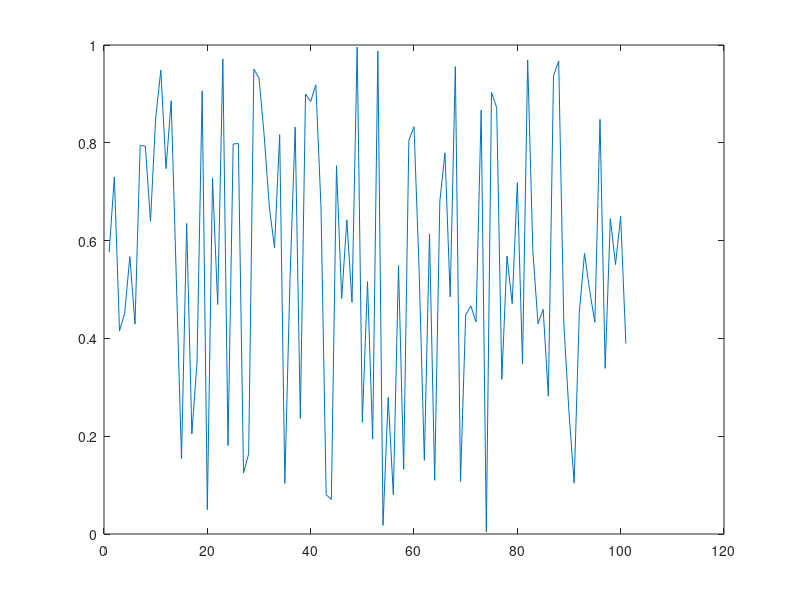

This figure's MATLAB source:
samples_to_display = 100;

figure;
xlim([0 100])
data =zeros(1, 500);
for i=1:500
    
 data(i) = rand();
 
 
 
 if i > samples_to_display
     plot(data(i-samples_to_display:i));
 end
 drawnow
 
end